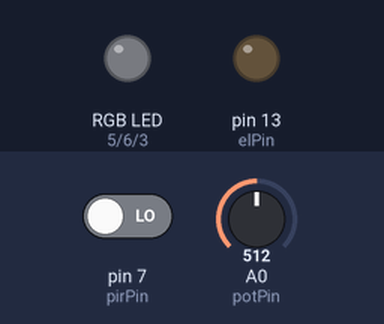
Bench run of a sketch on a simulated Arduino Uno, built with avr-gcc and run on an emulated ATmega328P. Shown: an RGB LED mixed from three pins (HIGH = lit), output pins drawn as LEDs (lit = HIGH). Inputs (shaded band) come from the test bench; at power-on: pin 7 (pirPin) LOW, A0 (potPin) = 512.

Above: at 1.2 s.
1.3 s: pin 7 (pirPin) driven HIGH
At 1.45 s:
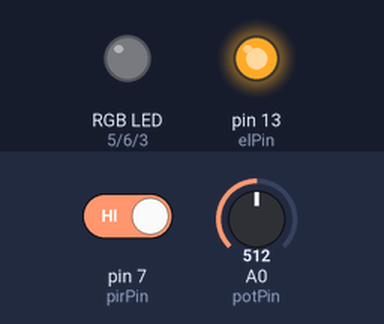
4.3 s: A0 (potPin) set to 716
At 4.48 s:
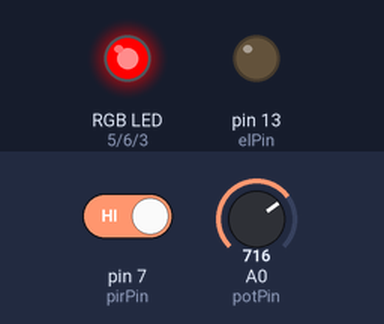
7.3 s: A0 (potPin) set to 900
At 8.71 s:
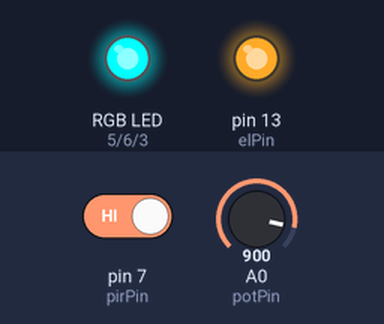
10.3 s: A0 (potPin) set to 511
At 11.44 s:
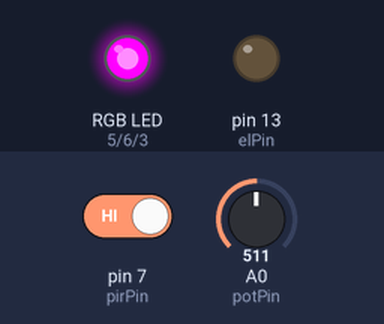
13.3 s: A0 (potPin) set to 492
At 13.86 s:
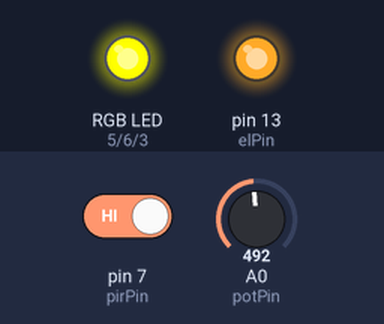
16.3 s: A0 (potPin) set to 246
Timing chart, 0 to 22.1 s (numbered marks = the images above; inputs shaded):
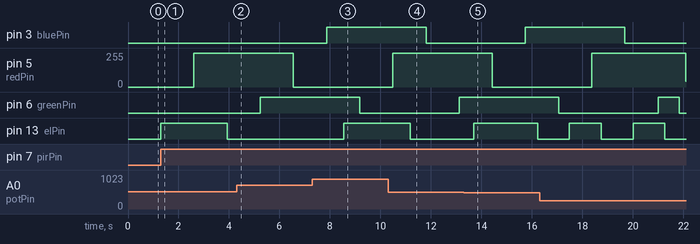

The sketch:

xmaslighting13.ino
```cpp
#define delayTime 5
#define potPin A0    // select the input pin for the potentiometer
#define elPin 13   // select the pin for the EL wire
#define redPin 5
#define greenPin 6
#define bluePin 3
#define pirPin 7
//#define activeLimit 4000;
int blinkTime = 0; // variable to store the value coming from the sensor
int countFromBlink = 0;
int elVal = 1;
int fadeMode = 0;
int fadeCount = 0;
int active = false;
int activeCount = 0;
int activeLimit = 4000;

void setup() {
  pinMode(elPin, OUTPUT);  // declare the ledPin as an OUTPUT
  pinMode(pirPin, INPUT);
  pinMode(redPin, OUTPUT);
  pinMode(greenPin, OUTPUT);
  pinMode(bluePin, OUTPUT);
}

void loop() {
  if (active) {
    digitalWrite(elPin, elVal);
    blinkTime = analogRead(potPin);
    if (fadeCount >= 256) {
      fadeCount = 0;
      fadeMode = (fadeMode + 1) % 6;
    }
    if (countFromBlink >= blinkTime) {
      countFromBlink = 0;
      elVal = !elVal;
    }
    if (activeCount >= activeLimit) {
      active = false;
      activeCount = 0;
    }
    switch (fadeMode) {
      case 0: analogWrite(redPin, fadeCount); break;
      case 1: analogWrite(bluePin, 255-fadeCount); break;
      case 2: analogWrite(greenPin, fadeCount); break;
      case 3: analogWrite(redPin, 255 - fadeCount); break;
      case 4: analogWrite(bluePin, fadeCount); break;
      case 5: analogWrite(greenPin, 255 - fadeCount); break;
    }
    activeCount++;
    countFromBlink++;
    fadeCount++;
  } else {
    digitalWrite(elPin, LOW);
    analogWrite(redPin, 0);
    analogWrite(bluePin, 0);
    analogWrite(greenPin, 0);
    if (digitalRead(pirPin) == HIGH)
      active = true;
  }
  delay(delayTime);
}
```

Measured:
- the behaviour switches between 500 and 499 on A0 (potPin) (found by bisection; images 4 and 5)
- after the input at 1.3 s, pin 5 (redPin): 0/255 → 255/255 after 1.3 s; pin 13 (elPin): LOW → HIGH at once, → LOW 2.6 s later
- after the input at 4.3 s, pin 3 (bluePin): stays LOW (without the input it goes to HIGH after 3.0 s); pin 13 (elPin): stays LOW (without the input it goes to HIGH after 2.3 s)
- after the input at 7.3 s, pin 5 (redPin): stays 0/255 (without the input it goes to 217/255 after 3.0 s); pin 13 (elPin): LOW → HIGH after 1.3 s instead of 0.31 s
- after the input at 10.3 s, pin 13 (elPin): HIGH → LOW after 0.87 s instead of 2.9 s
- after the input at 13.3 s, pin 6 (greenPin): stays HIGH (without the input it goes to HIGH after 3.0 s); pin 13 (elPin): LOW → HIGH after 0.40 s instead of 0.49 s
